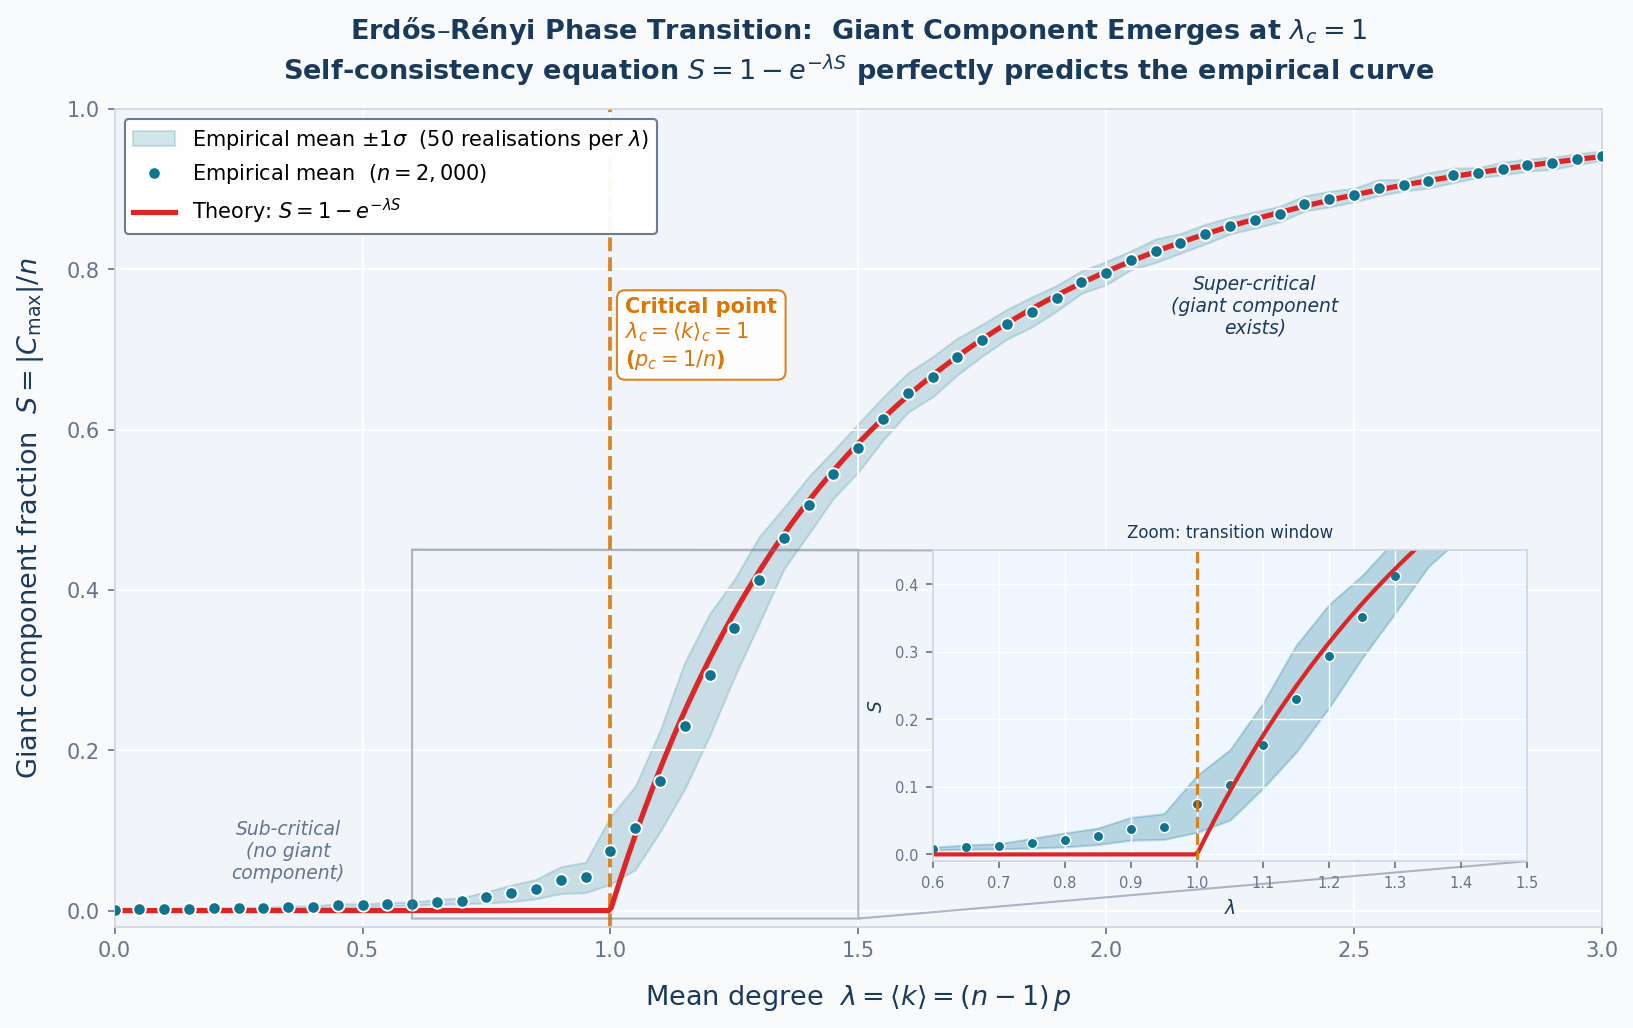

Generate this figure with Python:
"""
plot7_phase_transition_curve.py
================================
Phase 3 — Script 2 — Phase Transition Curve  (S vs ⟨k⟩)
Outputs: plot7_phase_transition_curve.png

Proof Verified:
    The Galton-Watson branching process self-consistency equation
        S = 1 − e^{−λS},   λ = ⟨k⟩
    admits a positive solution only for λ > 1, signalling a second-order
    phase transition at p_c = 1/n (equivalently ⟨k⟩_c = 1).
    Below this threshold the graph consists only of small trees.
    Above it a "giant component" of size ~S·n emerges.

Shows:
    - Empirical S (giant component fraction) vs λ, averaged over 50 realisations
    - Shaded ±1σ band across realisations
    - Theoretical curve from the self-consistency equation (solved numerically)
    - Critical point annotation at λ = 1
    - Inset: close-up of the transition window λ ∈ [0.7, 1.4]
"""

import random
import numpy as np
import matplotlib.pyplot as plt
import matplotlib.patches as mpatches
from collections import deque

random.seed(42)
np.random.seed(42)

from fast_er import er_fast

# ── Palette ───────────────────────────────────────────────────────────────────
NAVY  = "#1A3A5C"
TEAL  = "#0E7490"
RED   = "#DC2626"
GOLD  = "#D97706"
SLATE = "#64748B"
LIGHT = "#F1F5F9"

# ── Connected components via BFS ──────────────────────────────────────────────
def component_sizes(adj: list[list[int]]) -> list[int]:
    """Return list of component sizes (unsorted) via BFS."""
    n       = len(adj)
    visited = bytearray(n)   # faster than list[bool] for large n
    sizes   = []
    for start in range(n):
        if not visited[start]:
            size  = 0
            queue = deque([start])
            visited[start] = 1
            while queue:
                v = queue.popleft()
                size += 1
                for u in adj[v]:
                    if not visited[u]:
                        visited[u] = 1
                        queue.append(u)
            sizes.append(size)
    return sizes


def giant_fraction(adj: list[list[int]]) -> float:
    """Fraction of nodes in the largest connected component."""
    n     = len(adj)
    sizes = component_sizes(adj)
    return max(sizes) / n if sizes else 0.0


# ── Self-consistency equation solver ─────────────────────────────────────────
def S_theory(lam: float, tol: float = 1e-12, max_iter: int = 2000) -> float:
    """
    Solve  S = 1 − exp(−λ·S)  by fixed-point iteration seeded at 0.5.
    Returns 0 for λ ≤ 1 where the only fixed point is S = 0.
    """
    if lam <= 1.0:
        return 0.0
    S = 0.5
    for _ in range(max_iter):
        S_new = 1.0 - np.exp(-lam * S)
        if abs(S_new - S) < tol:
            return S_new
        S = S_new
    return S


# ── Simulation parameters ─────────────────────────────────────────────────────
N         = 2000          # nodes per graph
REPS      = 50            # independent realisations per λ value
LAM_VALS  = np.linspace(0.0, 3.0, 61)   # 0 → 3, step = 0.05

# ── Run simulations ───────────────────────────────────────────────────────────
print(f"Simulating G(n={N}, p=λ/n) for {len(LAM_VALS)} λ-values × {REPS} reps ...")

S_mean = np.zeros(len(LAM_VALS))
S_std  = np.zeros(len(LAM_VALS))

for idx, lam in enumerate(LAM_VALS):
    p       = lam / N
    samples = [giant_fraction(er_fast(N, p)) for _ in range(REPS)]
    S_mean[idx] = np.mean(samples)
    S_std[idx]  = np.std(samples)
    if (idx + 1) % 10 == 0:
        print(f"  λ={lam:.2f}  S̄={S_mean[idx]:.4f}  σ={S_std[idx]:.4f}")

# ── Theoretical curve ─────────────────────────────────────────────────────────
lam_dense  = np.linspace(0.0, 3.0, 600)
S_th_dense = np.array([S_theory(l) for l in lam_dense])

# ── Plot ──────────────────────────────────────────────────────────────────────
fig, ax = plt.subplots(figsize=(11, 7))
fig.patch.set_facecolor("#F8FAFC")
ax.set_facecolor(LIGHT)
ax.grid(True, color="white", linewidth=0.9, zorder=0)

# Shaded band ±1σ
ax.fill_between(LAM_VALS,
                np.clip(S_mean - S_std, 0, 1),
                np.clip(S_mean + S_std, 0, 1),
                color=TEAL, alpha=0.18, zorder=1,
                label=r"Empirical mean $\pm 1\sigma$  (50 realisations per $\lambda$)")

# Empirical mean
ax.plot(LAM_VALS, S_mean,
        "o", color=TEAL, markersize=6,
        markeredgecolor="white", markeredgewidth=0.9,
        label=f"Empirical mean  ($n={N:,}$)", zorder=4)

# Theoretical curve
ax.plot(lam_dense, S_th_dense, "-",
        color=RED, lw=2.5,
        label=r"Theory: $S = 1 - e^{-\lambda S}$", zorder=3)

# Critical point
ax.axvline(1.0, color=GOLD, lw=1.8, linestyle="--", alpha=0.9, zorder=2)
ax.text(1.03, 0.68,
        r"Critical point" "\n" r"$\lambda_c = \langle k \rangle_c = 1$" "\n" r"($p_c = 1/n$)",
        fontsize=10, color=GOLD, fontweight="bold",
        bbox=dict(boxstyle="round,pad=0.4", facecolor="white",
                  edgecolor=GOLD, alpha=0.9))

# Phase labels
ax.text(0.35, 0.04, "Sub-critical\n(no giant\ncomponent)",
        fontsize=9, color=SLATE, ha="center", style="italic")
ax.text(2.3, 0.72, "Super-critical\n(giant component\nexists)",
        fontsize=9, color=NAVY, ha="center", style="italic")

ax.set_xlabel(r"Mean degree  $\lambda = \langle k \rangle = (n-1)\,p$",
              fontsize=13, color=NAVY, labelpad=10)
ax.set_ylabel(r"Giant component fraction  $S = |C_{\max}|/n$",
              fontsize=13, color=NAVY, labelpad=10)
ax.set_title(
    r"Erdős–Rényi Phase Transition:  Giant Component Emerges at $\lambda_c = 1$"
    "\n"
    r"Self-consistency equation $S = 1 - e^{-\lambda S}$ perfectly predicts the empirical curve",
    fontsize=13, color=NAVY, fontweight="bold", pad=14
)
ax.legend(fontsize=10, framealpha=0.95, facecolor="white",
          edgecolor=SLATE, loc="upper left")
ax.set_xlim(0, 3.0)
ax.set_ylim(-0.02, 1.0)

for spine in ax.spines.values():
    spine.set_color("#CBD5E1")
ax.tick_params(colors=SLATE, labelsize=10)

# ── Inset: zoom into transition window ────────────────────────────────────────
axins = ax.inset_axes([0.55, 0.08, 0.40, 0.38])
axins.set_facecolor("#EFF6FF")

win_mask = (LAM_VALS >= 0.6) & (LAM_VALS <= 1.5)
win_lam  = LAM_VALS[win_mask]
win_mean = S_mean[win_mask]
win_std  = S_std[win_mask]

th_mask = (lam_dense >= 0.6) & (lam_dense <= 1.5)

axins.fill_between(win_lam,
                   np.clip(win_mean - win_std, 0, 1),
                   np.clip(win_mean + win_std, 0, 1),
                   color=TEAL, alpha=0.25)
axins.plot(win_lam, win_mean, "o", color=TEAL,
           markersize=5, markeredgecolor="white", markeredgewidth=0.7)
axins.plot(lam_dense[th_mask], S_th_dense[th_mask], "-",
           color=RED, lw=2.0)
axins.axvline(1.0, color=GOLD, lw=1.5, linestyle="--", alpha=0.9)
axins.set_xlim(0.6, 1.5)
axins.set_ylim(-0.01, 0.45)
axins.set_xlabel(r"$\lambda$", fontsize=9, color=NAVY)
axins.set_ylabel("$S$", fontsize=9, color=NAVY)
axins.set_title("Zoom: transition window", fontsize=8, color=NAVY)
axins.grid(True, color="white", linewidth=0.7)
axins.tick_params(labelsize=7, colors=SLATE)
for spine in axins.spines.values():
    spine.set_color("#CBD5E1")

ax.indicate_inset_zoom(axins, edgecolor=SLATE, alpha=0.5)

plt.tight_layout()
plt.savefig("plot7_phase_transition_curve.png",
            dpi=150, bbox_inches="tight", facecolor=fig.get_facecolor())
print("Saved: plot7_phase_transition_curve.png")
plt.close()
